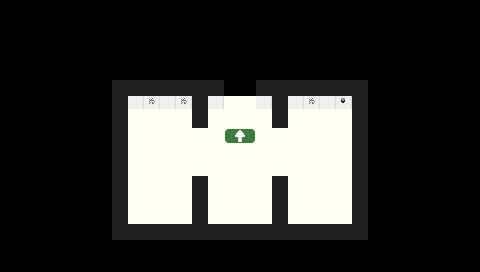

This game map was drawn from its Tiled (.tmx) file and the tilesets committed beside it. A one-line description and the full map source follow:
An orthogonal 30x17 tile map with 16x16 px tiles, 2 tile layers (Floors, Walls) and 8 objects (2x Enemy, RDL, Player Start, Next Room, 0, ...).

<map version="1.0" tiledversion="1.1.4" orientation="orthogonal" renderorder="right-down" width="30" height="17" tilewidth="16" tileheight="16" infinite="0" nextobjectid="10">
 <tileset firstgid="1" source="../Tilesets/lab.tsx" />
 <layer name="Floors" width="30" height="17">
  <data encoding="csv">
0,0,0,0,0,0,0,0,0,0,0,0,0,0,0,0,0,0,0,0,0,0,0,0,0,0,0,0,0,0,
0,0,0,0,0,0,0,0,0,0,0,0,0,0,0,0,0,0,0,0,0,0,0,0,0,0,0,0,0,0,
0,0,0,0,0,0,0,0,0,0,0,0,0,0,0,0,0,0,0,0,0,0,0,0,0,0,0,0,0,0,
0,0,0,0,0,0,0,0,0,0,0,0,0,0,0,0,0,0,0,0,0,0,0,0,0,0,0,0,0,0,
0,0,0,0,0,0,0,0,0,0,0,0,0,0,0,0,0,0,0,0,0,0,0,0,0,0,0,0,0,0,
0,0,0,0,0,0,0,0,3,3,3,3,3,3,0,0,3,3,3,3,3,3,0,0,0,0,0,0,0,0,
0,0,0,0,0,0,0,0,3,3,3,3,3,3,3,3,3,3,3,3,3,3,0,0,0,0,0,0,0,0,
0,0,0,0,0,0,0,0,3,3,3,3,3,3,3,3,3,3,3,3,3,3,0,0,0,0,0,0,0,0,
0,0,0,0,0,0,0,0,3,3,3,3,3,3,16,17,3,3,3,3,3,3,0,0,0,0,0,0,0,0,
0,0,0,0,0,0,0,0,3,3,3,3,3,3,3,3,3,3,3,3,3,3,0,0,0,0,0,0,0,0,
0,0,0,0,0,0,0,0,3,3,3,3,3,3,3,3,3,3,3,3,3,3,0,0,0,0,0,0,0,0,
0,0,0,0,0,0,0,0,3,3,3,3,3,3,3,3,3,3,3,3,3,3,0,0,0,0,0,0,0,0,
0,0,0,0,0,0,0,0,3,3,3,3,3,3,3,3,3,3,3,3,3,3,0,0,0,0,0,0,0,0,
0,0,0,0,0,0,0,0,3,3,3,3,3,3,3,3,3,3,3,3,3,3,0,0,0,0,0,0,0,0,
0,0,0,0,0,0,0,0,0,0,0,0,0,0,0,0,0,0,0,0,0,0,0,0,0,0,0,0,0,0,
0,0,0,0,0,0,0,0,0,0,0,0,0,0,0,0,0,0,0,0,0,0,0,0,0,0,0,0,0,0,
0,0,0,0,0,0,0,0,0,0,0,0,0,0,0,0,0,0,0,0,0,0,0,0,0,0,0,0,0,0
</data>
 </layer>
 <layer name="Walls" width="30" height="17">
  <data encoding="csv">
0,0,0,0,0,0,0,0,0,0,0,0,0,0,0,0,0,0,0,0,0,0,0,0,0,0,0,0,0,0,
0,0,0,0,0,0,0,0,0,0,0,0,0,0,0,0,0,0,0,0,0,0,0,0,0,0,0,0,0,0,
0,0,0,0,0,0,0,0,0,0,0,0,0,0,0,0,0,0,0,0,0,0,0,0,0,0,0,0,0,0,
0,0,0,0,0,0,0,0,0,0,0,0,0,0,0,0,0,0,0,0,0,0,0,0,0,0,0,0,0,0,
0,0,0,0,0,0,0,0,0,0,0,0,0,0,0,0,0,0,0,0,0,0,0,0,0,0,0,0,0,0,
0,0,0,0,0,0,0,13,13,13,13,13,13,13,0,0,13,13,13,13,13,13,13,0,0,0,0,0,0,0,
0,0,0,0,0,0,0,13,1,7,1,7,13,1,0,0,1,13,1,7,1,6,13,0,0,0,0,0,0,0,
0,0,0,0,0,0,0,13,0,0,0,0,13,0,0,0,0,13,0,0,0,0,13,0,0,0,0,0,0,0,
0,0,0,0,0,0,0,13,0,0,0,0,0,0,0,0,0,0,0,0,0,0,13,0,0,0,0,0,0,0,
0,0,0,0,0,0,0,13,0,0,0,0,0,0,0,0,0,0,0,0,0,0,13,0,0,0,0,0,0,0,
0,0,0,0,0,0,0,13,0,0,0,0,0,0,0,0,0,0,0,0,0,0,13,0,0,0,0,0,0,0,
0,0,0,0,0,0,0,13,0,0,0,0,13,0,0,0,0,13,0,0,0,0,13,0,0,0,0,0,0,0,
0,0,0,0,0,0,0,13,0,0,0,0,13,0,0,0,0,13,0,0,0,0,13,0,0,0,0,0,0,0,
0,0,0,0,0,0,0,13,0,0,0,0,13,0,0,0,0,13,0,0,0,0,13,0,0,0,0,0,0,0,
0,0,0,0,0,0,0,13,13,13,13,13,13,13,13,13,13,13,13,13,13,13,13,0,0,0,0,0,0,0,
0,0,0,0,0,0,0,0,0,0,0,0,0,0,0,0,0,0,0,0,0,0,0,0,0,0,0,0,0,0,
0,0,0,0,0,0,0,0,0,0,0,0,0,0,0,0,0,0,0,0,0,0,0,0,0,0,0,0,0,0
</data>
 </layer>
 <objectgroup name="Objects">
  <object id="1" name="RDL" gid="11" x="223.958" y="112.003" width="16" height="16" />
  <object id="2" name="Enemy" gid="25" x="312.095" y="166.866" width="16" height="16">
   <properties>
    <property name="onDeathToggle" type="int" value="0" />
   </properties>
  </object>
  <object id="3" name="Player Start" x="239.708" y="216.003" width="1" height="1" />
  <object id="4" name="Next Room" x="221.583" y="80.1279" width="37.25" height="19.75">
   <properties>
    <property name="unity:isTrigger" type="bool" value="true" />
   </properties>
  </object>
  <object id="5" name="Enemy" gid="25" x="152.4" y="167.24" width="16" height="16">
   <properties>
    <property name="onDeathToggle" type="int" value="1" />
   </properties>
  </object>
  <object id="7" name="0" gid="8" x="192" y="143.875" width="16" height="16">
   <properties>
    <property name="isOpen" type="bool" value="true" />
    <property name="isVertical" type="bool" value="true" />
   </properties>
  </object>
  <object id="8" name="1" gid="8" x="272.125" y="144" width="16" height="16">
   <properties>
    <property name="isOpen" type="bool" value="true" />
    <property name="isVertical" type="bool" value="true" />
   </properties>
  </object>
  <object id="9" name="Controls2" x="156" y="124.182" width="1" height="1" />
 </objectgroup>
</map>